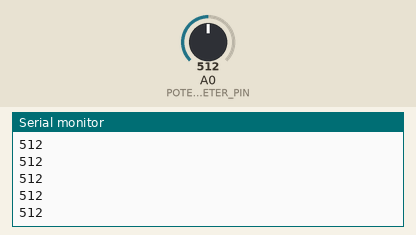
The sketch below on a simulated Arduino Uno, built with avr-gcc and run on an emulated ATmega328P. Shown: the last lines printed to the serial monitor. The test bench sets the inputs (shaded band); at power-on: A0 (POTENTIOMETER_PIN) = 512.

Above: at 1.2 s.
1.3 s: A0 (POTENTIOMETER_PIN) set to 716
At 1.9 s:
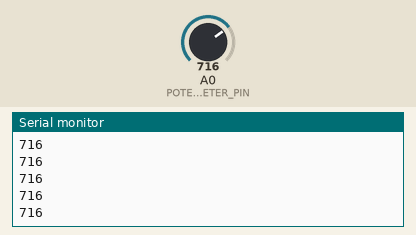
2.8 s: A0 (POTENTIOMETER_PIN) set to 900
At 3.7 s:
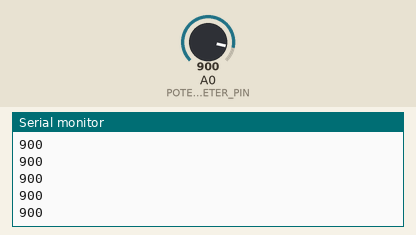
Timing chart, 0 to 5.8 s (numbered marks = the images above; inputs shaded):
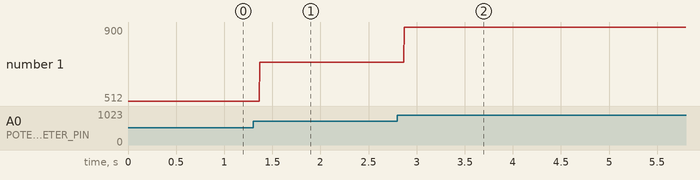

The sketch:

arduino_code.ino
```cpp
//Using a sensor to move an ellipse on the x-axis on p5js.

const int POTENTIOMETER_PIN = A0; //potentiometer is connected in pin A0.

void setup() {
  Serial.begin(9600);
}

void loop() {
  int inByte = Serial.read();
  int sensorValue = analogRead(A0); //read the value from the sensor
  //the following lines print out the value of the reading from the sensor.
  //Although not needed for the task at hand, it is useful for debugging purposes to make sure that the sensor and the p5 program is working.
  Serial.print(sensorValue);
  Serial.println();
}
```

Measured:
- after the input at 1.3 s, the serial monitor: prints a new line after 0.07 s (image 1)
- after the input at 2.8 s, the serial monitor: prints a new line after 0.07 s (image 2)
- plotted number 1: 512 → 716 after the input at 1.3 s, 716 → 900 after the input at 2.8 s
